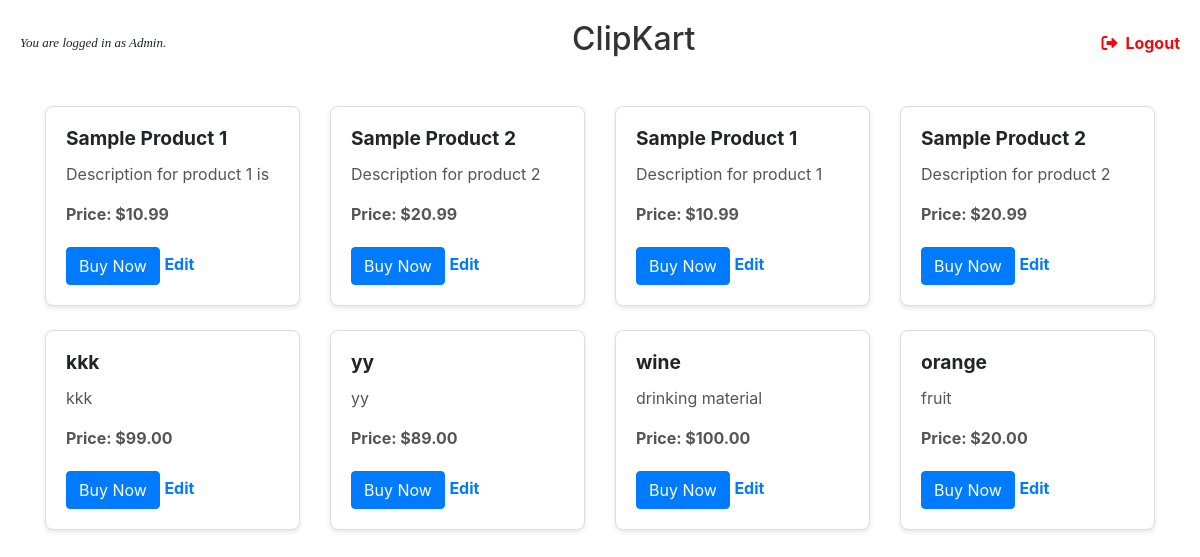
The app's page /home (signed in) with its own data.
### app.py (models this page shows)
class Product(db.Model):
    id = db.Column(db.Integer, primary_key=True)
    name = db.Column(db.String(100), nullable=False)
    description = db.Column(db.Text)
    price = db.Column(db.Float, nullable=False)
    date_added = db.Column(db.DateTime, default=datetime.utcnow)

### app.py (the view)
@app.route('/home')
def home():
    if 'user_id' not in session:
        flash('Please log in to access this page.', 'warning')
        return redirect(url_for('login'))
    products = Product.query.all()
    return render_template('home.html', products=products)

### templates/home.html (shortened to what this page needs)
<!DOCTYPE html>
<html lang="en">
<head>
    <link href="https://stackpath.bootstrapcdn.com/bootstrap/4.5.2/css/bootstrap.min.css" rel="stylesheet">
    <link href="https://cdnjs.cloudflare.com/ajax/libs/font-awesome/6.0.0-beta3/css/all.min.css" rel="stylesheet">
</head>
<body>
    <header>
        <h7>
            {% if session.get('is_admin') %}
                You are logged in as Admin.
            {% endif %}
        </h7>
        <h1>ClipKart</h1>
            <a href="/logout" class="logout-link">
                <i class="fas fa-sign-out-alt"></i>Logout
            </a>
    </header>
    <div class="container">
        {% if products %}
            <div class="row">
                {% for product in products %}
                    <div class="col-md-3 mb-4">
                        <div class="card">
                            <div class="card-body">
                                <h5 class="card-title">{{ product.name }}</h5>
                                <p class="card-text">{{ product.description }}</p>
                                <p class="card-text"><strong>Price: ${{ "%.2f"|format(product.price) }}</strong></p>
                                <a href="{{ url_for('shipping_details', product_id=product.id) }}" class="btn btn-primary">Buy Now</a>
                                {% if session.get('is_admin') %}
                                    <a href="{{ url_for('edit_product') }}" class="edit-link">Edit</a>
                                {% endif %}
                            </div>
                        </div>
                    </div>
                {% endfor %}
            </div>
        {% else %}
            <p>No products available.</p>
        {% endif %}
    </div>
</body>
</html>

### templates/home.html (style rules this page uses)
.container { margin-top: 20px; }
.card { border: 1px solid #ddd; border-radius: 8px; overflow: hidden; box-shadow: 0 2px 5px rgba(0, 0, 0, 0.1); transition: transform 0.3s ease, box-shadow 0.3s ease; }
.card-title { font-size: 1.2rem; font-weight: bold; }
.card-text { font-size: 1rem; color: #555; }
.btn-primary { background-color: #007bff; border-color: #007bff; }
.edit-link { display: inline-block; margin-top: 10px; text-decoration: none; color: #007bff; font-weight: bold; }
header { margin-bottom: 30px; margin-top: 10px; display: flex; justify-content: space-between; align-items: center; padding: 10px 20px; }
header h1 { font-size: 2rem; color: #333; }
.logout-link { color: rgb(247, 8, 8); text-decoration: none; font-weight: bold; font-size: 1rem; display: flex; align-items: center; }
.logout-link i { margin-right: 8px; }
header h7 { font-family: cursive; font-style: italic; font-size: small; }

### records on screen
Product: name "Sample Product 1", description "Description for product 1 is", price "10.99"
Product: name "Sample Product 2", description "Description for product 2", price "20.99"
Product: name "Sample Product 1", description "Description for product 1", price "10.99"
Product: name "Sample Product 2", description "Description for product 2", price "20.99"
Product: name "kkk", description "kkk", price "99.00"
Product: name "yy", description "yy", price "89.00"
Product: name "wine", description "drinking material", price "100.00"
Product: name "orange", description "fruit", price "20.00"
